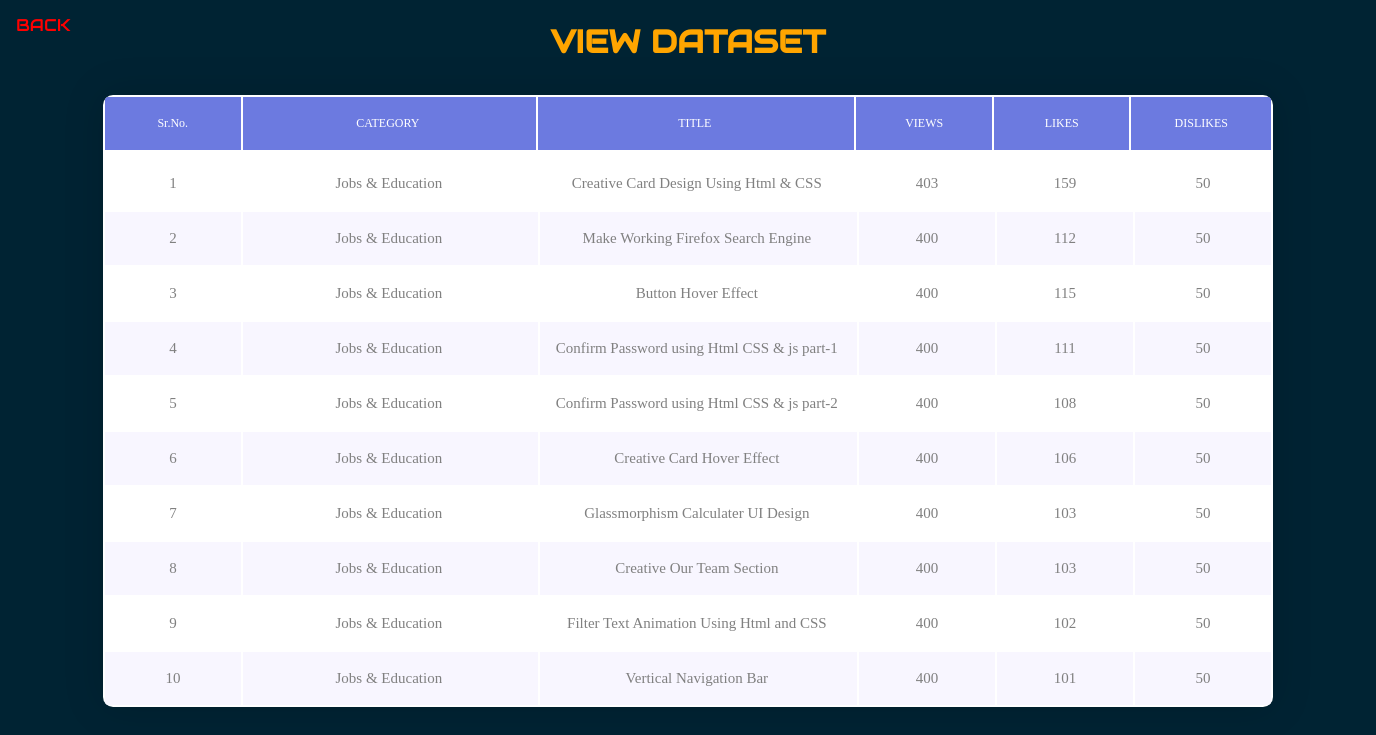
/admin_viewDataset, run on an earlier commit of the app's database.
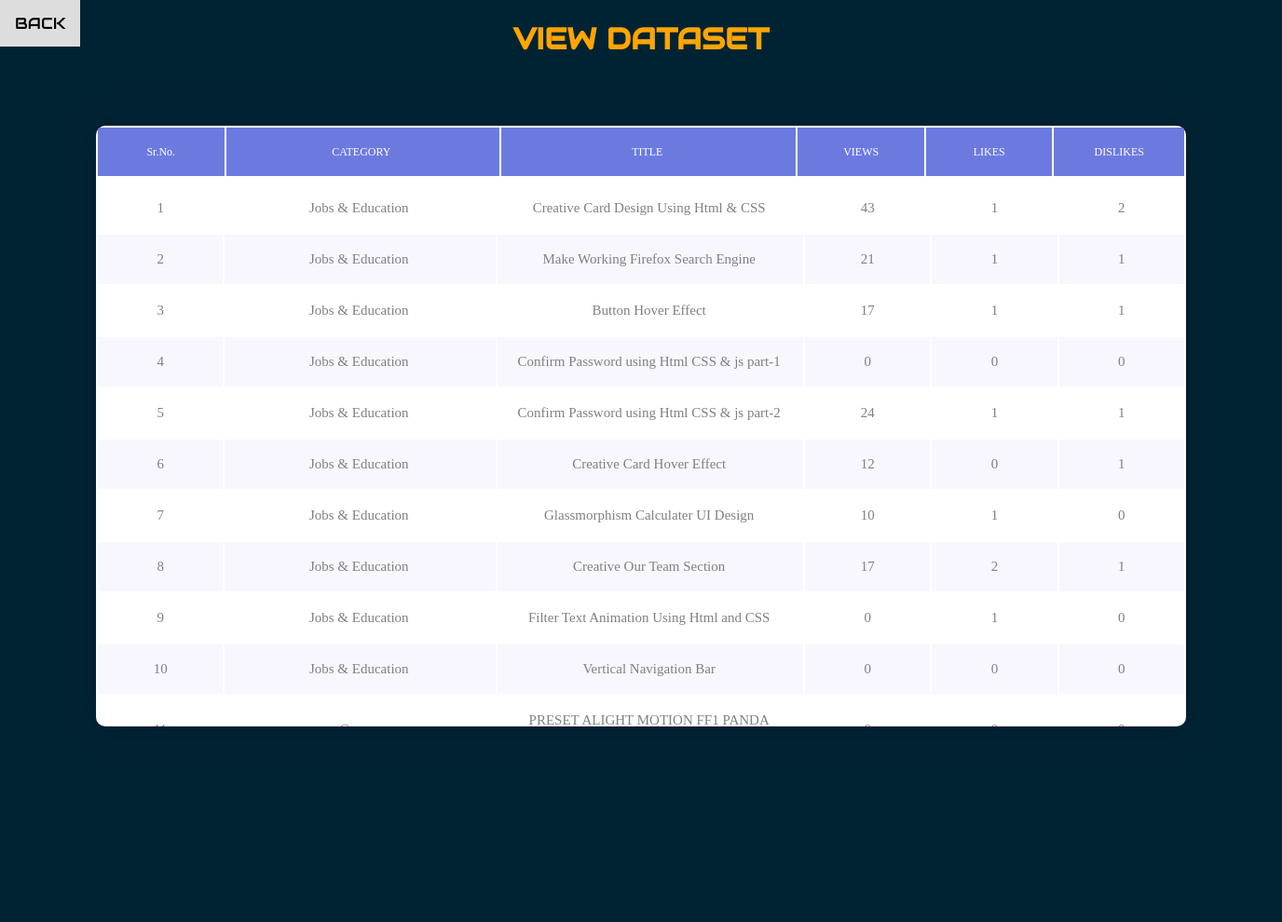
And on a later commit of the database.
### models.py (models this page shows)
class Videos(Base):
    __tablename__ = 'Videos'
    id = Column(Integer, primary_key=True, autoincrement=True)
    Category = Column(String)
    Title = Column(String)
    Src = Column(String)
    Like = Column(Integer,default=0)
    Dislike = Column(Integer,default=0)
    Views = Column(Integer,default=0)

### routers/admin.py (the view)
@router.get('viewDataset')
def viewDataset(request:Request,db:Session=Depends(get_db)):
    videos = db.query(models.Videos).all()
    return templates.TemplateResponse('viewDataset.html',{'request':request,'videos':videos})

### templates/viewDataset.html (shortened to what this page needs)
<html>
<head>
<link rel="stylesheet" type="text/css" href="{{url_for('static',path='/css/util.css')}}">
	<link rel="stylesheet" type="text/css" href="{{url_for('static',path='/css/main1.css')}}">
</head>
<body>
<body>
<form action="" method="post">
<div class="topnav">
  <a href="admin_menu" style="position: fixed;">BACK</a>
</div><br>
<h1>VIEW DATASET</h1>
</form>
<div class="limiter">
		<div class="container-table100">
			<div class="wrap-table100">
				<div class="table100 ver1 m-b-110">
					<div class="table100-head">
					<table>
							<thead>
								<tr class="row100 head">
									<th class="cell100 column1" >Sr.No.</th>
									<th class="cell100 column2">CATEGORY</th>
									<th class="cell100 column3">TITLE</th>
									<th class="cell100 column1">VIEWS</th>
									<th class="cell100 column1">LIKES</th>
									<th class="cell100 column1">DISLIKES</th>
								</tr>
							</thead>
						</table>
					</div>
                    <div class="table100-body js-pscroll">
		<table>
			<tbody style="text-align: center;">
				{% for video in videos %}
				<tr class="row100 body">
					<td class="cell100 column1">{{video.id}}</td>
					<td class="cell100 column2">{{video.Category}}</td>
					<td class="cell100 column3">{{video.Title}}</td>
					<td class="cell100 column1">{{video.Views}}</td>
					<td class="cell100 column1">{{video.Like}}</td>
					<td class="cell100 column1">{{video.Dislike}}</td>
				</tr>
				{% endfor %}
	</tbody>
		</table>
	</div>
				</div>
					</div>
				</div>
</div>
</body>
</body>
</html>

### static/css/main1.css (style rules this page uses)
* { margin: 0px; padding: 0px; box-sizing: border-box; }
body, html { height: 100%; font-family: 'Audiowide'; }
a { margin: 0px; transition: all 0.4s; -webkit-transition: all 0.4s; -o-transition: all 0.4s; -moz-transition: all 0.4s; }
h1,h2,h3,h4,h5,h6 { margin: 0px; }
.js-pscroll { position: relative; overflow: hidden; }
.limiter { width: 1366px; margin: 0 auto; }
.container-table100 { width: 100%; min-height: 10vh; background: #002333; display: -webkit-box; display: -webkit-flex; display: -moz-box; display: -ms-flexbox; display: flex; align-items: center; justify-content: center; flex-wrap: wrap; padding: 33px 30px; }
.wrap-table100 { width: 1170px; }
.table100 { background-color: #fff; }
table { width: 100%; }
th, td { font-weight: unset; padding-right: 10px; }
.column1 { width: 6%; padding-left: 10px; }
.column2 { width: 13%; padding-left: 7px; }
.column3 { width: 14%; padding-left: 7px; }
.table100-head th { padding-top: 18px; padding-bottom: 18px; }
.table100-body td { padding-top: 16px; padding-bottom: 16px; }
.table100 { position: relative; padding-top: 60px; }
.table100-head { position: absolute; width: 100%; top: 0; left: 0; }
.table100-body { max-height: 585px; overflow: auto; }
.table100.ver1 th { font-family: Lato-Bold; font-size: 12px; color: #fff; line-height: 1.4; background-color: #6c7ae0; }
.table100.ver1 td { font-family: Lato-Regular; font-size: 15px; color: #808080; line-height: 1.4; }
.table100.ver1 .table100-body tr:nth-child(even) { background-color: #f8f6ff; }
.table100.ver1 { border-radius: 10px; overflow: hidden; box-shadow: 0 0px 40px 0px rgba(0, 0, 0, 0.15); -moz-box-shadow: 0 0px 40px 0px rgba(0, 0, 0, 0.15); -webkit-box-shadow: 0 0px 40px 0px rgba(0, 0, 0, 0.15); -o-box-shadow: 0 0px 40px 0px rgba(0, 0, 0, 0.15); -ms-box-shadow: 0 0px 40px 0px rgba(0, 0, 0, 0.15); }

### templates/viewDataset.html (style rules this page uses)
* { box-sizing: border-box; }
body { margin: 0; font-family: 'Audiowide'; background: #002333; }
.topnav { overflow: hidden; background: #002333; }
.topnav a { float: left; display: block; color: red; text-align: center; padding: 14px 16px; text-decoration: none; font-size: 17px; }
h1 { text-align:center; color:orange; }

What changed in the data, as far as the page shows it:
changed Videos "Creative Card Design Using Html & CSS": Views "403" → "43"; Like "159" → "1"; Dislike "50" → "2"
changed Videos "Make Working Firefox Search Engine": Views "400" → "21"; Like "112" → "1"; Dislike "50" → "1"
changed Videos "Button Hover Effect": Views "400" → "17"; Like "115" → "1"; Dislike "50" → "1"
changed Videos "Confirm Password using Html CSS & js part-1": Views "400" → "0"; Like "111" → "0"; Dislike "50" → "0"
changed Videos "Confirm Password using Html CSS & js part-2": Views "400" → "24"; Like "108" → "1"; Dislike "50" → "1"
changed Videos "Creative Card Hover Effect": Views "400" → "12"; Like "106" → "0"; Dislike "50" → "1"
changed Videos "Glassmorphism Calculater UI Design": Views "400" → "10"; Like "103" → "1"; Dislike "50" → "0"
changed Videos "Creative Our Team Section": Views "400" → "17"; Like "103" → "2"; Dislike "50" → "1"
changed Videos "Filter Text Animation Using Html and CSS": Views "400" → "0"; Like "102" → "1"; Dislike "50" → "0"
changed Videos "Vertical Navigation Bar": Views "400" → "0"; Like "101" → "0"; Dislike "50" → "0"
added Videos: Title "PRESET ALIGHT MOTION FF1 PANDA…"
